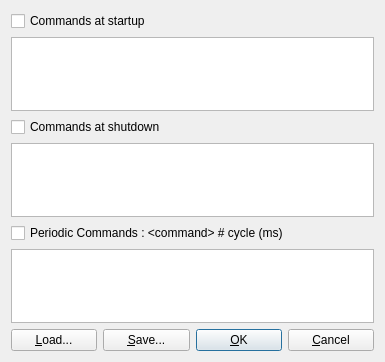
<?xml version="1.0" encoding="UTF-8"?>
<ui version="4.0">
 <class>CmdOptDialog</class>
 <widget class="QWidget" name="CmdOptDialog">
  <property name="geometry">
   <rect>
    <x>0</x>
    <y>0</y>
    <width>385</width>
    <height>362</height>
   </rect>
  </property>
  <property name="windowTitle">
   <string>Serial/TCP Commands</string>
  </property>
  <property name="toolTip">
   <string/>
  </property>
  <layout class="QVBoxLayout" name="verticalLayout">
   <item>
    <widget class="QCheckBox" name="cBOpenCommands">
     <property name="toolTip">
      <string>Send commands at startup</string>
     </property>
     <property name="text">
      <string>Commands at startup</string>
     </property>
    </widget>
   </item>
   <item>
    <widget class="QPlainTextEdit" name="tEOpenCommands">
     <property name="toolTip">
      <string>Commands to be executed at startup</string>
     </property>
    </widget>
   </item>
   <item>
    <widget class="QCheckBox" name="cBCloseCommands">
     <property name="toolTip">
      <string>Send commands at shutdown</string>
     </property>
     <property name="text">
      <string>Commands at shutdown</string>
     </property>
    </widget>
   </item>
   <item>
    <widget class="QPlainTextEdit" name="tECloseCommands">
     <property name="toolTip">
      <string>Commands to be executed at shutdown</string>
     </property>
    </widget>
   </item>
   <item>
    <widget class="QCheckBox" name="cBPeriodicCommands">
     <property name="toolTip">
      <string>Send commands periodically</string>
     </property>
     <property name="text">
      <string>Periodic Commands : &lt;command&gt; # cycle (ms)</string>
     </property>
    </widget>
   </item>
   <item>
    <widget class="QPlainTextEdit" name="tEPeriodicCommands">
     <property name="toolTip">
      <string>Commands to be executed periodically</string>
     </property>
    </widget>
   </item>
   <item>
    <widget class="QWidget" name="widget" native="true">
     <layout class="QHBoxLayout" name="horizontalLayout">
      <property name="leftMargin">
       <number>0</number>
      </property>
      <property name="topMargin">
       <number>0</number>
      </property>
      <property name="rightMargin">
       <number>0</number>
      </property>
      <property name="bottomMargin">
       <number>0</number>
      </property>
      <item>
       <widget class="QPushButton" name="btnLoad">
        <property name="toolTip">
         <string/>
        </property>
        <property name="text">
         <string>&amp;Load...</string>
        </property>
       </widget>
      </item>
      <item>
       <widget class="QPushButton" name="btnSave">
        <property name="toolTip">
         <string/>
        </property>
        <property name="text">
         <string>&amp;Save...</string>
        </property>
       </widget>
      </item>
      <item>
       <widget class="QPushButton" name="btnOk">
        <property name="toolTip">
         <string/>
        </property>
        <property name="text">
         <string>&amp;OK</string>
        </property>
        <property name="autoDefault">
         <bool>true</bool>
        </property>
        <property name="default">
         <bool>true</bool>
        </property>
       </widget>
      </item>
      <item>
       <widget class="QPushButton" name="btnCancel">
        <property name="toolTip">
         <string/>
        </property>
        <property name="text">
         <string>&amp;Cancel</string>
        </property>
       </widget>
      </item>
     </layout>
    </widget>
   </item>
  </layout>
 </widget>
 <resources/>
 <connections/>
</ui>
